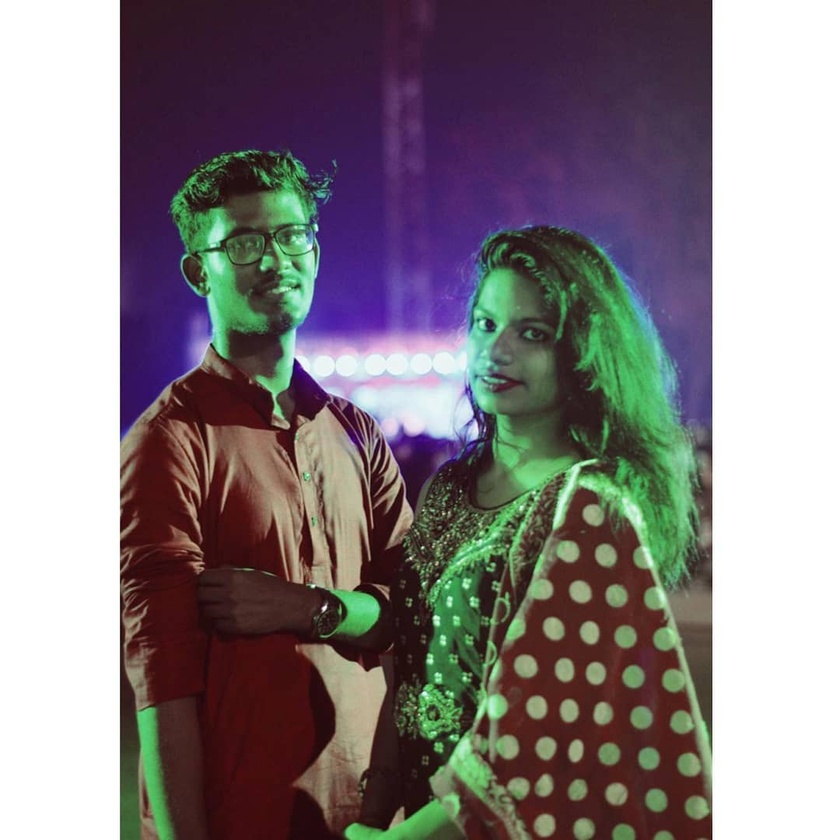
#> input picture Image.jpg, 840 x 840 px, shrunk from 1080 x 1080 before the run
$ jupyter execute grayimageconversion.ipynb
#> lines starting #> are read from the running program, lines starting #| are printed output that depends on the picture
[cell 1]
import cv2

[cell 2]
img = cv2.imread("Image.jpg")
#> img is the input picture: shape (840, 840, 3); mean B, G, R 128.7, 125, 133

[cell 3]
covertedimage = cv2.cvtColor(img , cv2.COLOR_BGR2GRAY)
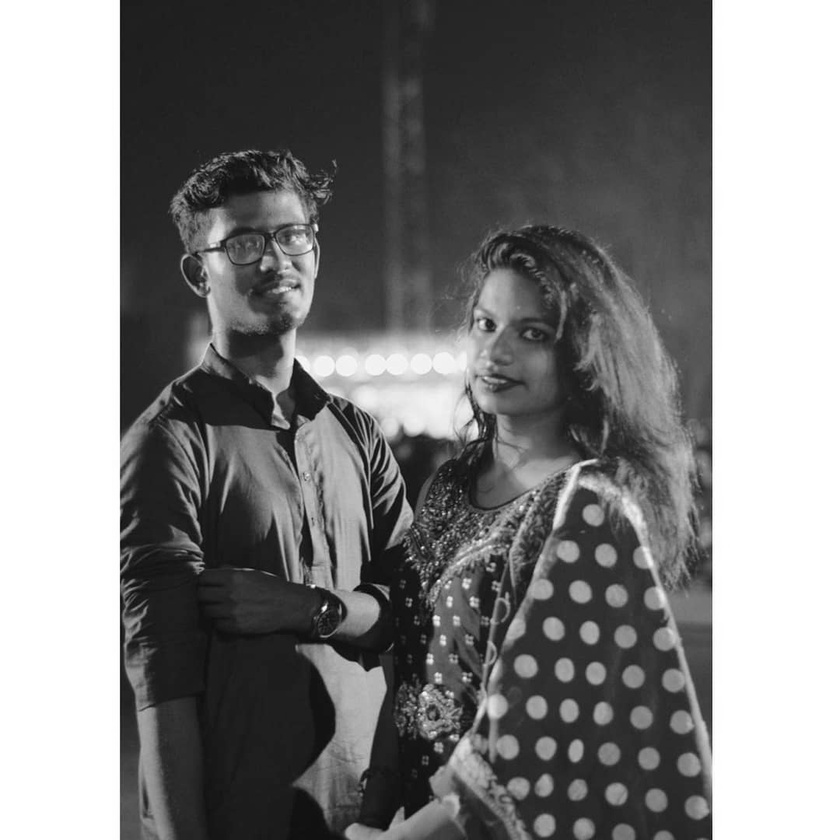
#> covertedimage: shape (840, 840); min 8, max 255, mean 127.8
